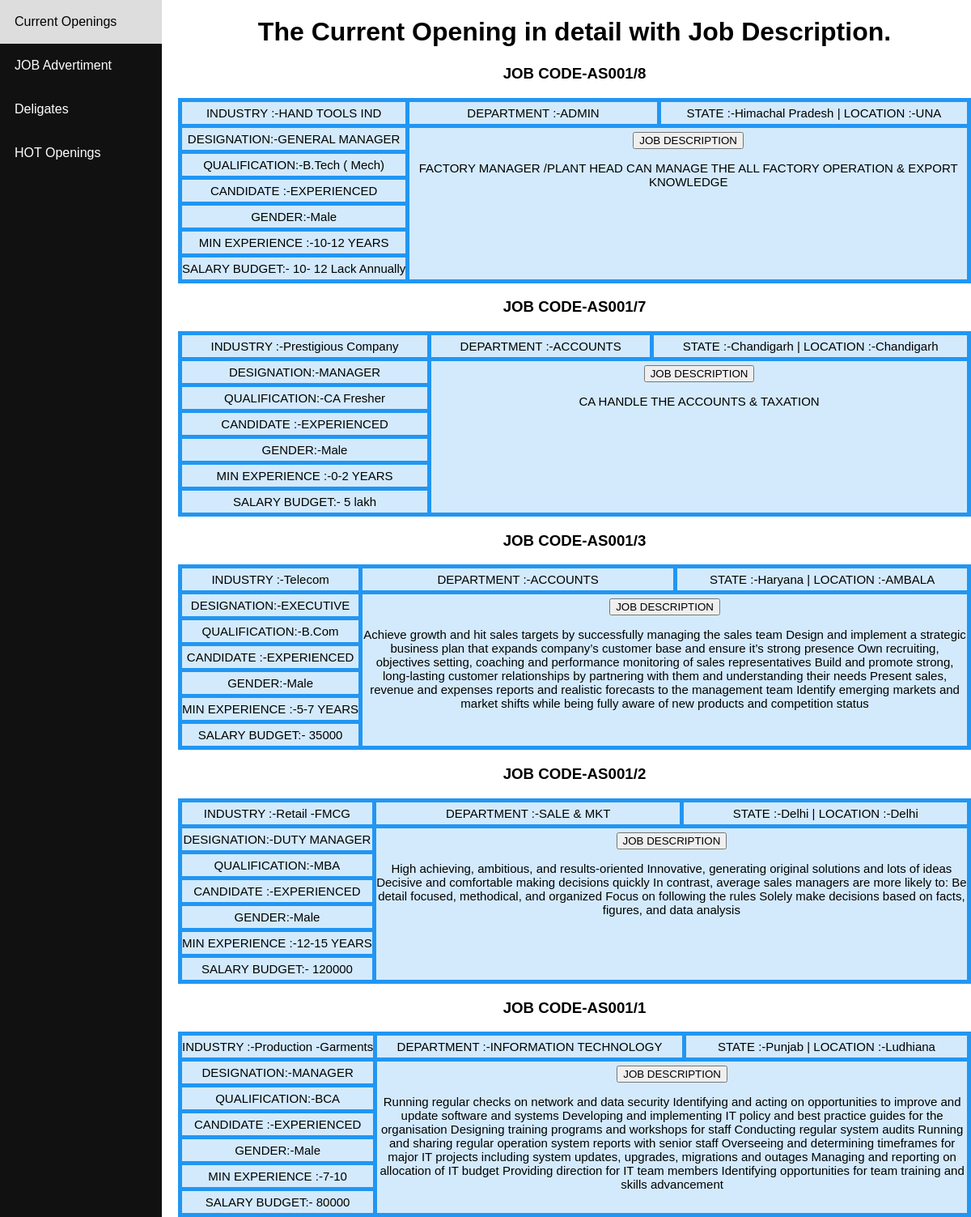
The page /copening/ on the database its author committed.
### jobsopening/models.py (models this page shows)
class opening(models.Model):
	Deligate=models.ForeignKey(deligate,null=True,blank=True,on_delete=models.SET_NULL)
	Regno = models.CharField(default=0,max_length=100)
	Industry = models.CharField(default=0,max_length=100)
	Location=models.CharField(default=0,max_length=100)
	State= models.CharField(default=0,choices=STATE_CHOICES, max_length=100)
	Department= models.CharField(default=0,choices=DEPT_CHOICES, max_length=50)
	Qualification=models.CharField(default=0,max_length=100)
	Designation = models.CharField(default=0,choices=DESIG_CHOICES, max_length=50)
	Ctype = models.CharField(default=0,choices=CAND_CHOICES, max_length=50)
	Gender = models.CharField(default=0,choices=GENDER_CHOICES, max_length=50)
	Minexp=models.CharField(default=0,choices=EXP_CHOICES, max_length=50)
	Budget = models.CharField(default=0,max_length=50)
	DetailJD  =models.TextField(default=0,)

### deligates/models.py (models this page shows)
class deligate(models.Model):
	Regno= models.CharField(default=0,max_length=100)
	Name=models.CharField(default=0,max_length=100)
	Address=models.TextField(default=0,max_length=255)
	City=models.CharField(default=0,max_length=100)
	Pincode=models.IntegerField()
	State= models.CharField(default=0,choices=STATE_CHOICES, max_length=100)
	Mobno= models.CharField(default=0,max_length=15)
	Mailid=models.CharField(default=0,max_length=100)

### jobsopening/views.py (the view)
# urls.py: path('copening/',jopening),
def jopening(request):
	obj = opening.objects.all().order_by("-pk")
	return render(request,'copening.html', {'opening':obj})

### templates/copening.html (shortened to what this page needs)
<!DOCTYPE html PUBLIC "-//W3C//DTD XHTML 1.0 Transitional//EN" "http://www.w3.org/TR/xhtml1/DTD/xhtml1-transitional.dtd">
<html xmlns="http://www.w3.org/1999/xhtml">
<head>
</head>
<div class="sidenav">
  <a href="/copening">Current Openings</a>
  <a href="/jobadd">JOB Advertiment</a>
  <a href="/deligate">Deligates</a>
  <a href="/hotopening">HOT Openings</a>
</div>
<div class="content">
  <center> <h1> The Current Opening in detail with Job Description. </center>
  {% for i in opening %}
    <div> <center>  <h3> JOB CODE-{{i.Deligate.Regno}}/{{i.id}}   </h3>        </center> </div>
    <div class="grid-container">
      <div class="item1">INDUSTRY  :-{{ i.Industry}}</div>
      <div class="item2">DEPARTMENT  :-{{ i.Department }}</div>
      <div class="item3">STATE  :-{{ i.State }} | LOCATION :-{{ i.Location }}</div>
      <div class="item4">DESIGNATION:-{{ i.Designation }}</div>
      <div class="item5"><center> <button>   JOB  DESCRIPTION </button> </center>
                 <p>{{ i.DetailJD }}</p>
      </div>
      <div class="item6">QUALIFICATION:-{{ i.Qualification }}</div>
      <div class="item7">CANDIDATE :-{{ i.Ctype }}</div>
      <div class="item8">GENDER:-{{ i.Gender }}</div>
      <div class="item9">MIN EXPERIENCE :-{{ i.Minexp }}</div>
      <div class="item10">SALARY BUDGET:- {{ i.Budget }}</div>
    </div>
  {% endfor %}
</div>
<body>
</body>
</html>

### templates/copening.html (style rules this page uses)
* { box-sizing: border-box; }
body { margin: 0; font-family: Arial, Helvetica, sans-serif; }
.sidenav { height: 100%; width: 200px; position: fixed; z-index: 5; top: 0; left: 0; background-color: #111; overflow-x: hidden; }
.sidenav a { color: white; padding: 18px; text-decoration: none; display: block; }
.content { margin-left: 200px; padding-left: 20px; }
.grid-container { display: grid; grid-template-columns: auto auto auto; grid-gap: 5px; background-color: #2196F3; padding: 5px; }
.grid-container > div { background-color: rgba(255, 255, 255, 0.8); text-align: center; padding: 5px 0; font-size: 15px; }
.item5 { grid-area: 2 / 2 / 8 / 4; }

### rows shown on the page
opening: Deligate.Regno "AS001", id "8", Industry "HAND TOOLS IND", Department "ADMIN", State "Himachal Pradesh", Location "UNA", Designation "GENERAL MANAGER", DetailJD "FACTORY MANAGER /PLANT HEAD CAN MANAGE THE ALL FACTORY OPERATION & EXPORT KNOWLEDGE", Qualification "B.Tech ( Mech)", Ctype "EXPERIENCED", Gender "Male", Minexp "10-12 YEARS", Budget "10- 12 Lack Annually"
opening: Deligate.Regno "AS001", id "7", Industry "Prestigious Company", Department "ACCOUNTS", State "Chandigarh", Location "Chandigarh", Designation "MANAGER", DetailJD "CA HANDLE THE ACCOUNTS & TAXATION", Qualification "CA Fresher", Ctype "EXPERIENCED", Gender "Male", Minexp "0-2 YEARS", Budget "5 lakh"
opening: Deligate.Regno "AS001", id "3", Industry "Telecom", Department "ACCOUNTS", State "Haryana", Location "AMBALA", Designation "EXECUTIVE", DetailJD "Achieve growth and hit sales targets by successfully managing the sales team Design and implement a strategic business plan that expands company’s customer base and ensure it’s strong presence Own recruiting, objectives setting, coaching and performance monitoring of sales representatives Build and promote strong, long-lasting customer relationships by partnering with them and understanding their needs Present sales, revenue and expenses reports and realistic forecasts to the management team Identify emerging markets and market shifts while being fully aware of new products and competition status", Qualification "B.Com", Ctype "EXPERIENCED", Gender "Male", Minexp "5-7 YEARS", Budget "35000"
opening: Deligate.Regno "AS001", id "2", Industry "Retail -FMCG", Department "SALE & MKT", State "Delhi", Location "Delhi", Designation "DUTY MANAGER", DetailJD "High achieving, ambitious, and results-oriented Innovative, generating original solutions and lots of ideas Decisive and comfortable making decisions quickly In contrast, average sales managers are more likely to: Be detail focused, methodical, and organized Focus on following the rules Solely make decisions based on facts, figures, and data analysis", Qualification "MBA", Ctype "EXPERIENCED", Gender "Male", Minexp "12-15 YEARS", Budget "120000"
opening: Deligate.Regno "AS001", id "1", Industry "Production -Garments", Department "INFORMATION TECHNOLOGY", State "Punjab", Location "Ludhiana", Designation "MANAGER", DetailJD "Running regular checks on network and data security Identifying and acting on opportunities to improve and update software and systems Developing and implementing IT policy and best practice guides for the organisation Designing training programs and workshops for staff Conducting regular system audits Running and sharing regular operation system reports with senior staff Overseeing and determining timeframes for major IT projects including system updates, upgrades, migrations and outages Managing and reporting on allocation of IT budget Providing direction for IT team members Identifying opportunities for team training and skills advancement", Qualification "BCA", Ctype "EXPERIENCED", Gender "Male", Minexp "7-10", Budget "80000"
